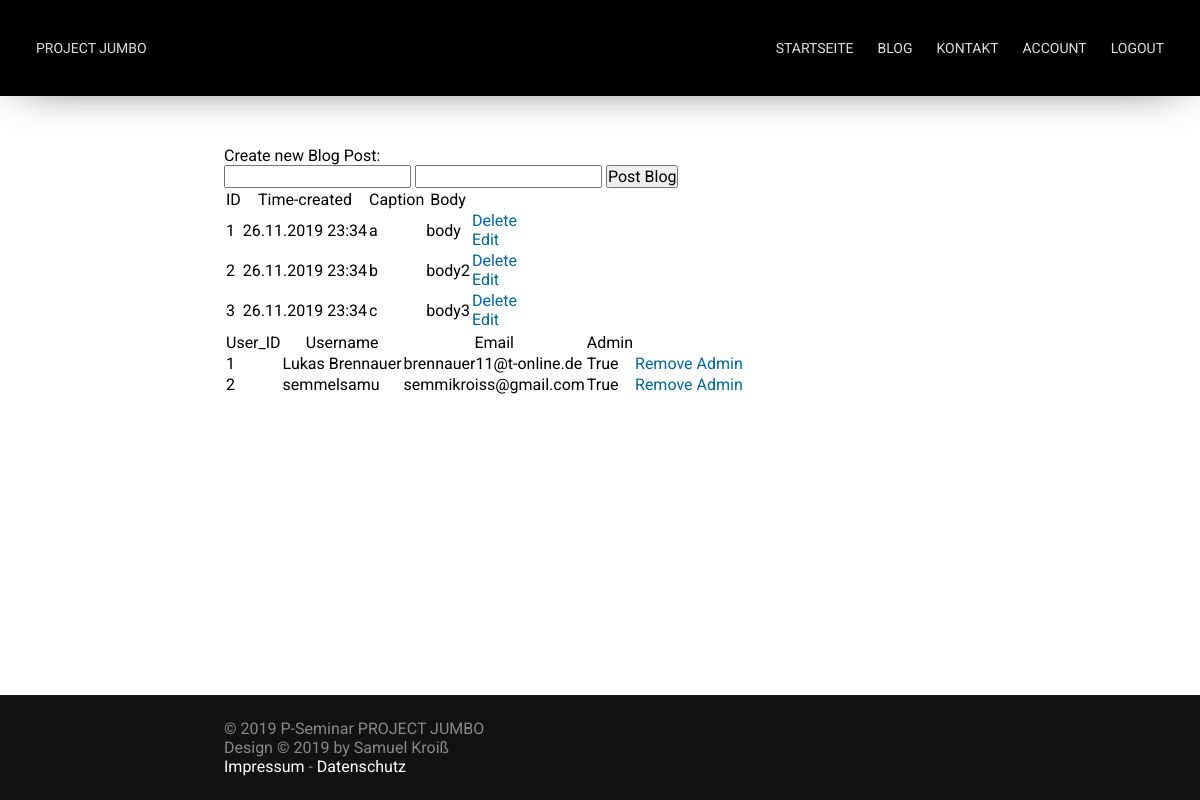
Page /admin (signed in) on the earlier database version.
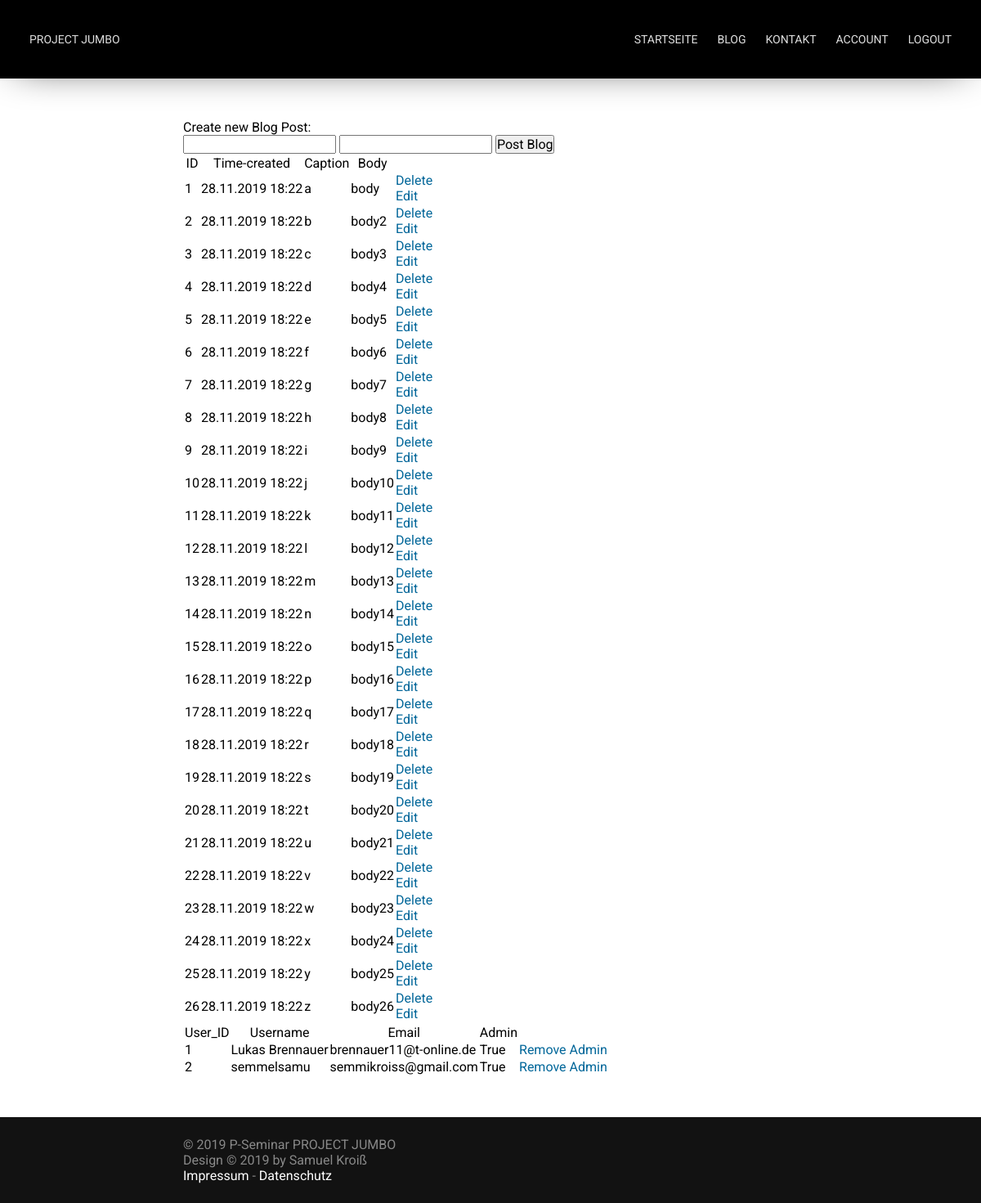
Same page on the later database version.
### app/models.py (models this page shows, shortened)
class Blog_Post(db.Model):
    id = db.Column(db.Integer, primary_key=True)
    caption = db.Column(db.String, nullable=False)
    body = db.Column(db.String, nullable=False)
    time_created = db.Column(db.DateTime, default=datetime.now() )

class User(db.Model):
    user_id = db.Column(db.Integer, primary_key=True)
    username = db.Column(db.String(64), nullable=False, unique=True)
    password_hash = db.Column(db.String(120))
    email = db.Column(db.String, nullable=False, unique=True)
    admin_acc = db.Column(db.Boolean, default=False, nullable=False)
    is_active = True
    is_authenticated = True

### app/routes.py (the view)
@app.route("/admin", methods=['POST', 'GET'])
@login_required
def admin():
    if current_user.admin_acc == True:
        if request.method == 'POST':
            try:
                db.session.add(Blog_Post(caption=request.form['caption'], body=request.form['body']))
                db.session.commit()
                return redirect(url_for('admin'))
            except Exception as e:
                return render_template("error.html", title="Error", error=e)
        else:
            posts = Blog_Post.query.order_by(Blog_Post.time_created).all()
            users = User.query.order_by(User.user_id).all()
            return render_template("admin.html", title="Admin", posts=posts, users=users)
    else:
        return render_template("error.html", title="Error", error="You're not allowed to use that page!")

### app/models.py (called while the page is built)
@login.user_loader
def load_user(user_id):
    return User.query.get(user_id)

### templates/admin.html (shortened to what this page needs)
{% extends 'base.html' %}
{% block content %}
    <p>Create new Blog Post:</p>
    <form action="/admin" method="POST">
        <input type="text" name="caption">
        <input type="text" name="body">
        <input type="submit" value="Post Blog">
    </form>
    {% if posts|length < 1 %}
        <p>There are no Blogposts available!</p>
    {% else %}
        <table>
            <tr>
                <th>ID</th>
                <th>Time-created</th>
                <th>Caption</th>
                <th>Body</th>
            </tr>
            {% for post in posts %}
                <tr>
                    <td>{{ post.id }}</td>
                    <td>{{ post.time_created.__format__("%d.%m.%Y %H:%M") }}</tds>
                    <td>{{ post.caption }}</td>
                    <td>{{ post.body }}</td>
                    <td>
                        <a href="{{ url_for( 'delete', id=post.id ) }}">Delete</a>
                        <br>
                        <a href="{{ url_for( 'edit', id=post.id ) }}">Edit</a>
                    </td>
                </tr>
            {% endfor %}
        </table>
    {% endif %}
    {% if users|length < 1 %}
        <p>There are no Users available!</p>
    {% else %}
        <table>
            <tr>
                <th>User_ID</th>
                <th>Username</th>
                <th>Email</th>
                <th>Admin</th>
            </tr>
            {% for user in users %}
                <tr>
                    <td>{{ user.user_id }}</td>
                    <td>{{ user.username }}</tds>
                    <td>{{ user.email }}</td>
                    <td>{{ user.admin_acc }}</td>
                    <td>
                        <a href="{{ url_for( 'manage_admin', user_id=user.user_id ) }}">
                            {% if user.admin_acc==true %}
                                Remove Admin
                            {% else %}
                                Make Admin
                            {% endif %}
                        </a>
                    </td>
                </tr>
            {% endfor %}
        </table>
    {% endif %}
{% endblock %}

### templates/base.html (shortened to what this page needs)
<!DOCTYPE html>
<html>
	<head>
		<link href="{{ url_for('static', filename='css/main.css') }}" rel="stylesheet">
		<link href="{{ url_for('static', filename='css/nav.css') }}" rel="stylesheet">
	</head>
	<body>
		<div id="container">
			<nav id="nav" bg>
				<a href="{{ url_for('index') }}">Project Jumbo</a>
				<ul>
					<li><a href="{{ url_for('index') }}">Startseite</a></li>
					<li><a href="{{ url_for('blog') }}">Blog</a></li>
					<li><a href="#">Kontakt</a></li>
					{% if current_user.is_authenticated %}
					<li><a href="{{ url_for('user_page') }}">Account</a></li>
					<li><a href="{{ url_for('logout') }}">Logout</a></li>
					{% else %}
					<li><a href="{{ url_for('login') }}">Login</a></li>
					{% endif %}
				</ul>
			</nav>
			<div class="spacer nav"></div>
			<section id="content">
				{% block content %}  {% endblock %}
			</section>
			<div class="spacer footer"></div>
			<footer id="footer">
				<p>&copy; 2019 P-Seminar PROJECT JUMBO<br />Design &copy; 2019 by Samuel Kroiß<br /><a href="#">Impressum</a> - <a href="#">Datenschutz</a></p>
			</footer>
		</div>
	</body>
</html>

### static/css/main.css (style rules this page uses)
* { margin: 0; padding: 0; font-family: 'Roboto', sans-serif; font-size: 16px; font-weight: 400; text-decoration: none; scroll-behavior: smooth; }
body { width: 100%; height: 100%; overflow-x: hidden; overflow-y: scroll; }
.spacer { width: 100vw; }
.spacer.nav { height: 96px; }
.spacer.footer { height: 105px; }
#content a, b { display: inline; padding: 0; }
#content * a { color: #006699; }
#container { display: block; width: 100%; min-height: 100vh; position: relative; }
#content { max-width: 800px; margin: 0 auto; padding: 50px 24px; box-sizing: border-box; }
#footer { width: 100%; background: #121212; position: absolute; right: 0; bottom: 0; left: 0; }
#footer p { max-width: 800px; margin: 0 auto; padding: 24px; color: #888888; box-sizing: border-box; }
#footer a { text-decoration: none; color: #FFFFFF; }

### static/css/nav.css (style rules this page uses)
:root { --link-color: #DEDEDE; }
#nav { width: 100%; height: 96px; box-sizing: border-box; position: fixed; z-index: 10; overflow: hidden; transition: background 500ms, box-shadow 500ms, height 300ms; }
#nav[bg] { background: #000000; box-shadow: 0px 0px 50px -20px rgba(0,0,0,1); }
#nav ul { float: right; display: flex; }
#nav ul li { list-style-type: none; }
#nav a { color: var(--link-color); text-transform: uppercase; font-size: 14px; line-height: 48px; float: left; padding: 0 12px; display: block; transition: color 100ms; }
#nav a { font-family: 'Alata', sans-serif; }
#nav ul li a { font-family: 'Roboto', sans-serif; }
@media only screen and (min-width: 900px) { #nav { padding: 24px; } }

Differences in the rows shown:
changed Blog_Post "body": time_created.__format__ "26.11.2019 23:34" → "28.11.2019 18:22"
changed Blog_Post "body2": time_created.__format__ "26.11.2019 23:34" → "28.11.2019 18:22"
changed Blog_Post "body3": time_created.__format__ "26.11.2019 23:34" → "28.11.2019 18:22"
added Blog_Post: id "4", time_created.__format__ "28.11.2019 18:22", caption "d", body "body4"
added Blog_Post: id "5", time_created.__format__ "28.11.2019 18:22", caption "e", body "body5"
added Blog_Post: id "6", time_created.__format__ "28.11.2019 18:22", caption "f", body "body6"
added Blog_Post: id "7", time_created.__format__ "28.11.2019 18:22", caption "g", body "body7"
added Blog_Post: id "8", time_created.__format__ "28.11.2019 18:22", caption "h", body "body8"
added Blog_Post: id "9", time_created.__format__ "28.11.2019 18:22", caption "i", body "body9"
added Blog_Post: id "10", time_created.__format__ "28.11.2019 18:22", caption "j", body "body10"
added Blog_Post: id "11", time_created.__format__ "28.11.2019 18:22", caption "k", body "body11"
added Blog_Post: id "12", time_created.__format__ "28.11.2019 18:22", caption "l", body "body12"
added Blog_Post: id "13", time_created.__format__ "28.11.2019 18:22", caption "m", body "body13"
added Blog_Post: id "14", time_created.__format__ "28.11.2019 18:22", caption "n", body "body14"
added Blog_Post: id "15", time_created.__format__ "28.11.2019 18:22", caption "o", body "body15"
added Blog_Post: id "16", time_created.__format__ "28.11.2019 18:22", caption "p", body "body16"
added Blog_Post: id "17", time_created.__format__ "28.11.2019 18:22", caption "q", body "body17"
added Blog_Post: id "18", time_created.__format__ "28.11.2019 18:22", caption "r", body "body18"
added Blog_Post: id "19", time_created.__format__ "28.11.2019 18:22", caption "s", body "body19"
added Blog_Post: id "20", time_created.__format__ "28.11.2019 18:22", caption "t", body "body20"
added Blog_Post: id "21", time_created.__format__ "28.11.2019 18:22", caption "u", body "body21"
added Blog_Post: id "22", time_created.__format__ "28.11.2019 18:22", caption "v", body "body22"
added Blog_Post: id "23", time_created.__format__ "28.11.2019 18:22", caption "w", body "body23"
added Blog_Post: id "24", time_created.__format__ "28.11.2019 18:22", caption "x", body "body24"
added Blog_Post: id "25", time_created.__format__ "28.11.2019 18:22", caption "y", body "body25"
added Blog_Post: id "26", time_created.__format__ "28.11.2019 18:22", caption "z", body "body26"
